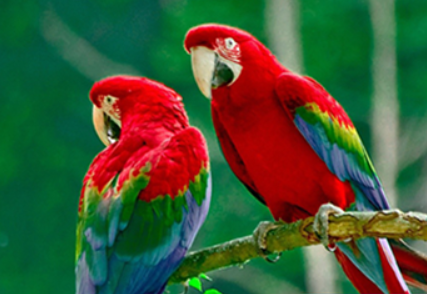
#> input picture anh_mauRBG.png, 427 x 294 px
$ python bai1_histogram_rgb.py
#> lines starting #> are read from the running program, lines starting #| are printed output that depends on the picture
"""Bài 1, ý a-b: Histogram ảnh RGB anh_mauRBG.png."""

from pathlib import Path
import sys

import matplotlib

matplotlib.use("Agg")
import matplotlib.pyplot as plt
from matplotlib.patches import FancyBboxPatch
import numpy as np
from PIL import Image


ROOT = Path(__file__).resolve().parent
INPUT = ROOT.parent / "anh_mauRBG.png"
OUTPUT = ROOT / "output_bai1_rgb"
BINS = LEVELS = (16, 64, 256)


def rgb_sang_xam(anh_rgb: np.ndarray) -> np.ndarray:
    """Chuyển RGB sang xám: Y = 0.299R + 0.587G + 0.114B."""
    return np.clip(np.rint(anh_rgb @ [0.299, 0.587, 0.114]), 0, 255).astype(np.uint8)
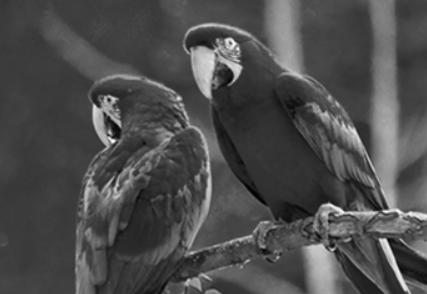
#> returned value: shape (294, 427); min 0, max 254, mean 77.1


def histogram(anh: np.ndarray, bins: int = 256) -> np.ndarray:
    """h[k] là số pixel thuộc bin k; không dùng hàm Histogram có sẵn."""
    chi_so = np.minimum(anh.astype(np.uint32).ravel() * bins // 256, bins - 1)
    return np.bincount(chi_so, minlength=bins)


def luong_tu_hoa(anh_xam: np.ndarray, L: int) -> np.ndarray:
    """Giảm ảnh về L mức xám rồi trải lại 0..255 để dễ quan sát."""
    muc = np.minimum(anh_xam.astype(np.uint32) * L // 256, L - 1)
    return np.rint(muc * 255 / (L - 1)).astype(np.uint8)


def ve_hist(ax, anh: np.ndarray, bins: int, mau: str) -> None:
#> called with bins = 256, mau = 'black'
    hist = histogram(anh, bins)
#> hist = 256 values, max 5263 at index 60, min 0 at index 250, mean 490.4
    x = np.linspace(0, 256, bins, endpoint=False)
    ax.bar(x, hist, width=256 / bins, align="edge", color=mau)
    ax.set(xlim=(0, 256), xlabel="Mức cường độ", ylabel="Số pixel")
    ax.grid(axis="y", alpha=0.2)


def ve_y_a(anh_rgb: np.ndarray, anh_xam: np.ndarray) -> None:
    """Ý a: hiển thị ảnh và Histogram xám/R/G/B."""
    fig, ax = plt.subplots(2, 2, figsize=(13, 9))
    ax[0, 0].imshow(anh_rgb)
    ax[0, 0].set_title("Ảnh màu RGB ban đầu")
    ax[0, 1].imshow(anh_xam, cmap="gray", vmin=0, vmax=255)
    ax[0, 1].set_title("Ảnh chuyển sang mức xám")
    ax[0, 0].axis("off")
    ax[0, 1].axis("off")

    ve_hist(ax[1, 0], anh_xam, 256, "black")
    ax[1, 0].set_title("Histogram ảnh xám")
    for kenh, mau, nhan in zip(range(3), ("red", "green", "blue"), ("R", "G", "B")):
        ax[1, 1].plot(histogram(anh_rgb[:, :, kenh]), color=mau, label=nhan)
    ax[1, 1].set(xlim=(0, 255), xlabel="Mức cường độ", ylabel="Số pixel",
                     title="Histogram ba kênh RGB")
    ax[1, 1].legend()
    ax[1, 1].grid(alpha=0.2)
    fig.suptitle("Ý a — Histogram trên ảnh xám và ảnh màu RGB", fontsize=16)
    fig.tight_layout()
    fig.savefig(OUTPUT / "a_histogram_xam_rgb.png", dpi=160, bbox_inches="tight")
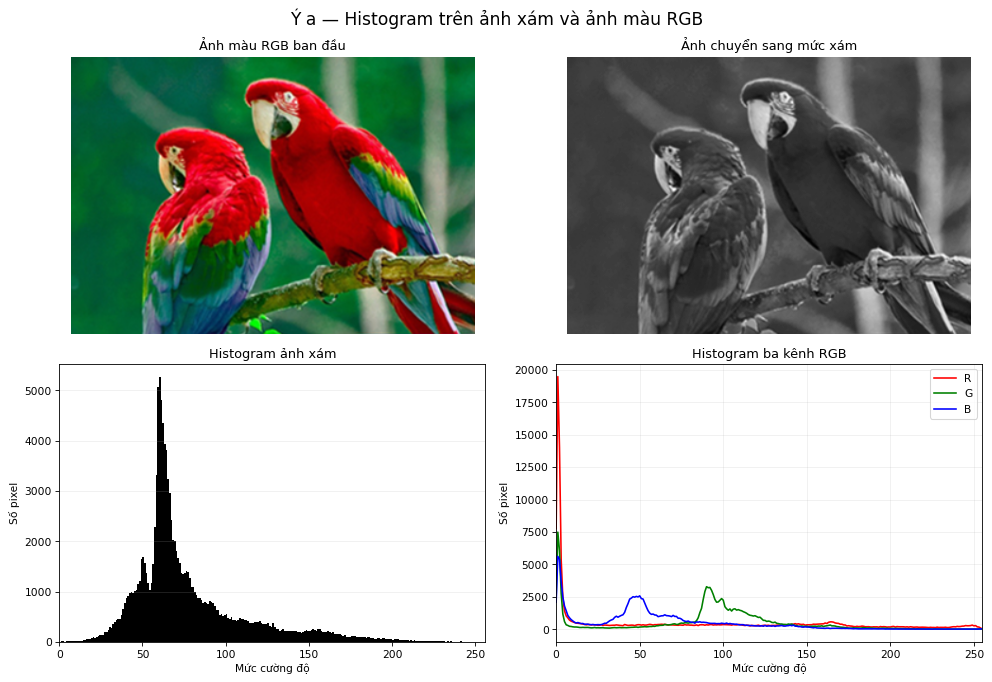
#> figure drawn by matplotlib, 4 panels; panel 3: tallest bar 5263 high, from x = 60 to 61; panel 4: curve peaks at x = 1, y = 19490; panel 4: curve peaks at x = 1, y = 7488; panel 4: curve peaks at x = 1, y = 5619
    plt.close(fig)


def ve_y_b(anh_xam: np.ndarray) -> None:
    """Ý b: khảo sát ảnh hưởng của số bins và số mức xám L."""
    fig, ax = plt.subplots(2, 3, figsize=(16, 8.5))
    for i, bins in enumerate(BINS):
        ve_hist(ax[0, i], anh_xam, bins, "#455a64")
        ax[0, i].set_title(f"Histogram: bins = {bins}")
    for i, L in enumerate(LEVELS):
        ax[1, i].imshow(luong_tu_hoa(anh_xam, L), cmap="gray", vmin=0, vmax=255)
        ax[1, i].set_title(f"Ảnh lượng tử hóa: L = {L}")
        ax[1, i].axis("off")
    fig.suptitle("Ý b — Ảnh hưởng của bins và số mức xám L", fontsize=16)
    fig.tight_layout()
    fig.savefig(OUTPUT / "b_anh_huong_bins_L.png", dpi=160, bbox_inches="tight")
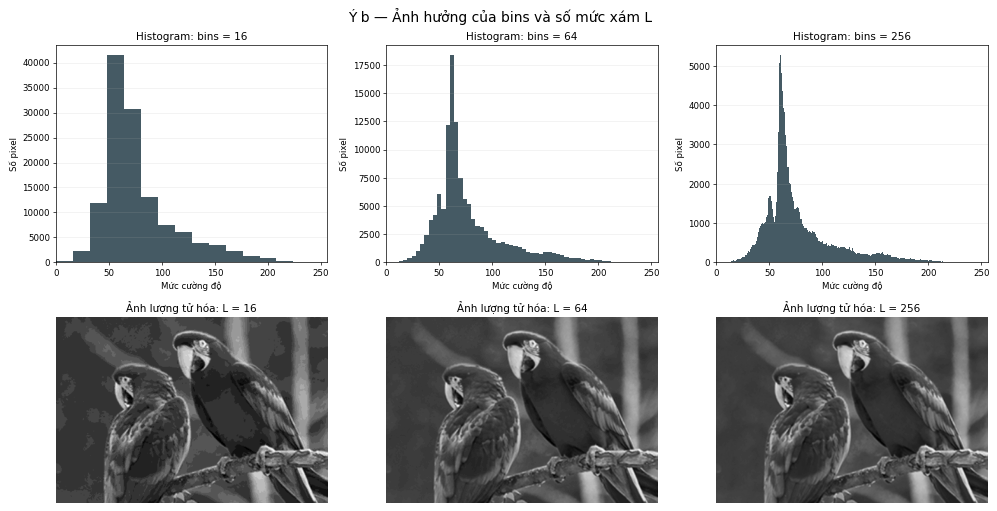
#> figure drawn by matplotlib, 6 panels; panel 1: tallest bar 41417 high, from x = 48 to 64; panel 2: tallest bar 18357 high, from x = 60 to 64; panel 3: tallest bar 5263 high, from x = 60 to 61
    plt.close(fig)


def ve_luoc_do() -> None:
    """Tạo lược đồ tóm tắt các bước xử lý của ý a và ý b."""
    fig, ax = plt.subplots(figsize=(15, 5.5))
    ax.set_xlim(0, 15)
    ax.set_ylim(0, 6)
    ax.axis("off")

    def hop(x, y, w, h, text, color):
        box = FancyBboxPatch((x, y), w, h, boxstyle="round,pad=0.08",
                             facecolor=color, edgecolor="#263238", linewidth=1.5)
        ax.add_patch(box)
        ax.text(x + w / 2, y + h / 2, text, ha="center", va="center", fontsize=11)

    def mui_ten(x1, y1, x2, y2):
        ax.annotate("", xy=(x2, y2), xytext=(x1, y1),
                    arrowprops=dict(arrowstyle="->", lw=1.8, color="#37474f"))

    hop(0.3, 2.3, 2.0, 1.1, "Ảnh màu RGB", "#e3f2fd")
    hop(3.0, 2.3, 2.3, 1.1, "Đọc ảnh\nTách R, G, B", "#e8f5e9")
    hop(6.2, 3.8, 3.0, 1.3, "Ý a\nChuyển ảnh xám\nTính Histogram xám/RGB", "#fff3e0")
    hop(6.2, 0.7, 3.0, 1.3, "Ý b\nBins: 16, 64, 256\nL: 16, 64, 256", "#f3e5f5")
    hop(10.3, 2.3, 2.2, 1.1, "Vẽ biểu đồ\nvà so sánh", "#e0f7fa")
    hop(13.1, 2.3, 1.6, 1.1, "Lưu ảnh\nPNG", "#fce4ec")
    mui_ten(2.3, 2.85, 3.0, 2.85)
    mui_ten(5.3, 2.85, 6.2, 4.45)
    mui_ten(5.3, 2.85, 6.2, 1.35)
    mui_ten(9.2, 4.45, 10.3, 3.1)
    mui_ten(9.2, 1.35, 10.3, 2.6)
    mui_ten(12.5, 2.85, 13.1, 2.85)
    ax.set_title("Lược đồ xử lý Histogram — Bài 1, ý a và ý b", fontsize=17, pad=15)
    fig.tight_layout()
    fig.savefig(OUTPUT / "luoc_do_xu_ly.png", dpi=160, bbox_inches="tight")
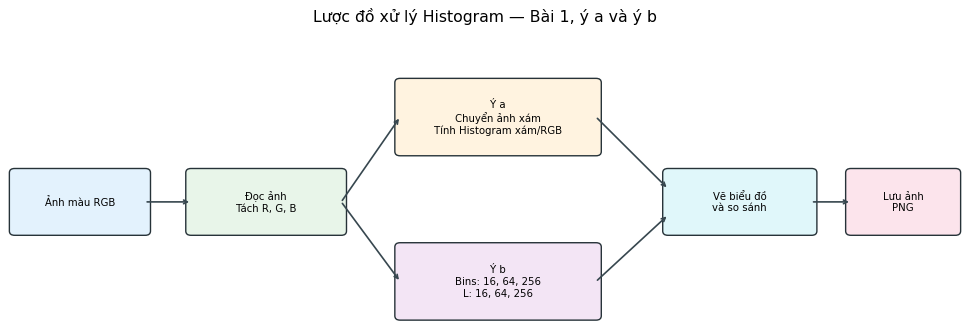
#> figure drawn by matplotlib, 1 panel
    plt.close(fig)


def main() -> None:
    if hasattr(sys.stdout, "reconfigure"):
        sys.stdout.reconfigure(encoding="utf-8")
    if not INPUT.exists():
        raise FileNotFoundError(f"Không tìm thấy ảnh: {INPUT}")
    OUTPUT.mkdir(parents=True, exist_ok=True)

    anh_rgb = np.asarray(Image.open(INPUT).convert("RGB"), dtype=np.uint8)
    anh_xam = rgb_sang_xam(anh_rgb)
    Image.fromarray(anh_xam).save(OUTPUT / "anh_xam.png")
    ve_y_a(anh_rgb, anh_xam)
    ve_y_b(anh_xam)
    ve_luoc_do()
    print(f"Đã lưu kết quả ý a, b tại: {OUTPUT}")


if __name__ == "__main__":
    main()
